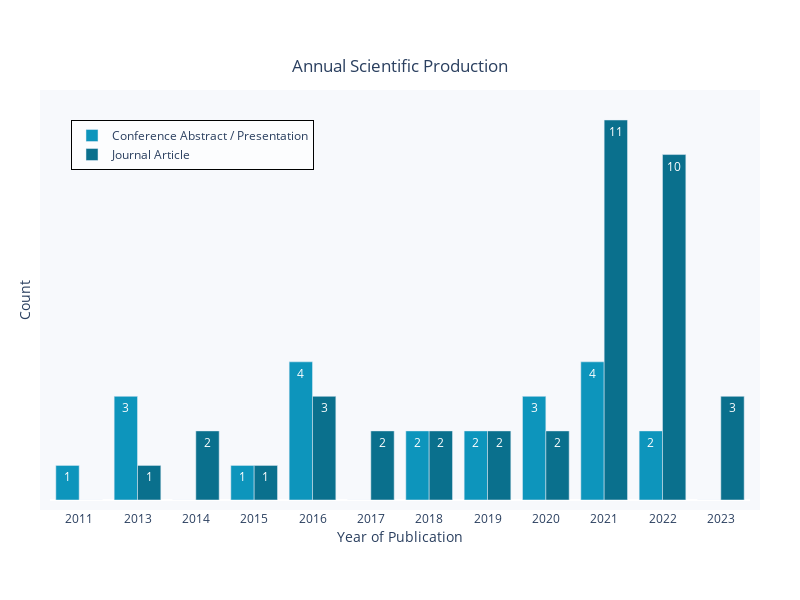

The cell this chart's notebook holds for it:
### Markdown cell above
&nbsp;

<span style="color:#FF6666; font-weight:600;">Bar Chart (two data sets)</span>

### Code cell
# Define color values
gorilla_dark_blue = 'rgb(10, 112, 141)'
gorilla_light_blue = 'rgb(13, 149, 188)'

# Get the value counts 
df = dataframe_one.groupby("Type of Evidence")["Year of Publication"].value_counts().reset_index(name='Count')

# First Filter (optional)
values_to_exclude = []
filt = df['Count'].isin(values_to_exclude)
df = df[~filt]

# Second Filter  (optional)
filt = df['Year of Publication'] >2000
df = df[filt]

# Pivot the DataFrame so years are columns, evidence_types are rows, and the values are counts
pivot_df = df.pivot(index='Type of Evidence', columns='Year of Publication', values='Count').fillna(0)

# Create the figure
fig = go.Figure()

# Add a bar for each evidence_type
for evidence_type, row in pivot_df.iterrows():
    fig.add_trace(go.Bar(
        x=row.index.astype(str),  # x values are the years
        y=row.values,  # y values are the counts
        name=evidence_type,
        text=row.values,
        textposition='auto',
        marker=dict(color=gorilla_light_blue if evidence_type == 'Conference Abstract / Presentation' else gorilla_dark_blue)
    ))

# Set the title and axis labels
fig.update_layout(
    width=800,
    height=600,
    title={
        'text': 'Annual Scientific Production',
        'x': 0.5,
        'y': 0.9,
        'xanchor': 'center',
        'yanchor': 'top'
    },
    plot_bgcolor='rgba(229, 236, 246, 0.3)',  # Change the background color. Use any valid color string.
    showlegend = True, # Legend on/off
    
    yaxis=dict(
        title='Count', # Y-axis title
        showticklabels=True,
        showgrid=True,  # This turns the y-gridlines on/off
        tickvals=pivot_df.columns.astype(str),
        ticktext=pivot_df.columns.astype(str),
        
    ),
    
    xaxis=dict(
        title='Year of Publication',
        showticklabels=True, 
        showgrid=False,  # This turns the x-gridlines on/off
        tickformat='d',  # Format the tick labels as integers
        nticks=20,  # Set the number of x-axis ticks
    ),
    
    legend=dict(
        x=0.03,
        y=0.95,
        orientation='v',
        bgcolor='rgba(255, 255, 255, 0.7)',
        bordercolor='black',
        borderwidth=1, 
    ),
    
    margin=dict(  # Adjust the margins around the plot
        l=50,  # left margin
        r=50,  # right margin
        b=100,  # bottom margin
        t=100,  # top margin
        pad=10,  # padding
    ),

)

# Show the graph
fig.show()

### Figure 1 — Plotly figure (JSON) as saved in the notebook; plotly's stock layout.template omitted (floating-point values rounded to 4 significant figures)
{"data": [{"marker": {"color": "rgb(13, 149, 188)"}, "name": "Conference Abstract / Presentation", "text": [1, 3, 0, 1, 4, 0, 2, 2, 3, 4, 2, 0], "textposition": "auto", "type": "bar", "x": ["2011", "2013", "2014", "2015", "2016", "2017", "2018", "2019", "2020", "2021", "2022", "2023"], "y": [1, 3, 0, 1, 4, 0, 2, 2, 3, 4, 2, 0]}, {"marker": {"color": "rgb(10, 112, 141)"}, "name": "Journal Article", "text": [0, 1, 2, 1, 3, 2, 2, 2, 2, 11, 10, 3], "textposition": "auto", "type": "bar", "x": ["2011", "2013", "2014", "2015", "2016", "2017", "2018", "2019", "2020", "2021", "2022", "2023"], "y": [0, 1, 2, 1, 3, 2, 2, 2, 2, 11, 10, 3]}], "layout": {"height": 600, "legend": {"bgcolor": "rgba(255, 255, 255, 0.7)", "bordercolor": "black", "borderwidth": 1, "orientation": "v", "x": 0.03, "y": 0.95}, "margin": {"b": 100, "l": 50, "pad": 10, "r": 50, "t": 100}, "plot_bgcolor": "rgba(229, 236, 246, 0.3)", "showlegend": true, "title": {"text": "Annual Scientific Production", "x": 0.5, "xanchor": "center", "y": 0.9, "yanchor": "top"}, "width": 800, "xaxis": {"nticks": 20, "showgrid": false, "showticklabels": true, "tickformat": "d", "title": {"text": "Year of Publication"}}, "yaxis": {"showgrid": true, "showticklabels": true, "ticktext": ["2011", "2013", "2014", "2015", "2016", "2017", "2018", "2019", "2020", "2021", "2022", "2023"], "tickvals": ["2011", "2013", "2014", "2015", "2016", "2017", "2018", "2019", "2020", "2021", "2022", "2023"], "title": {"text": "Count"}}}}
